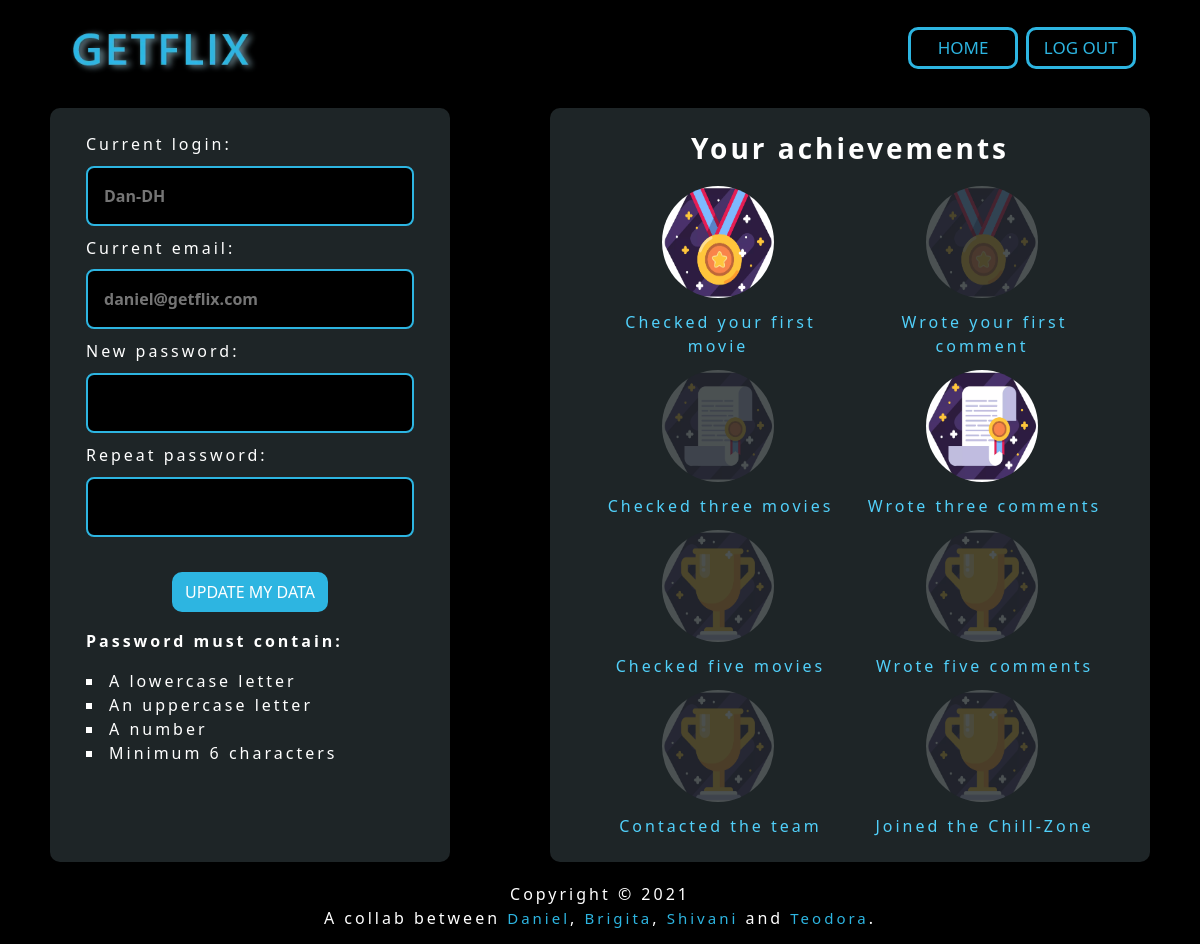
The app's page /Frontend/account.php (signed in), older data.
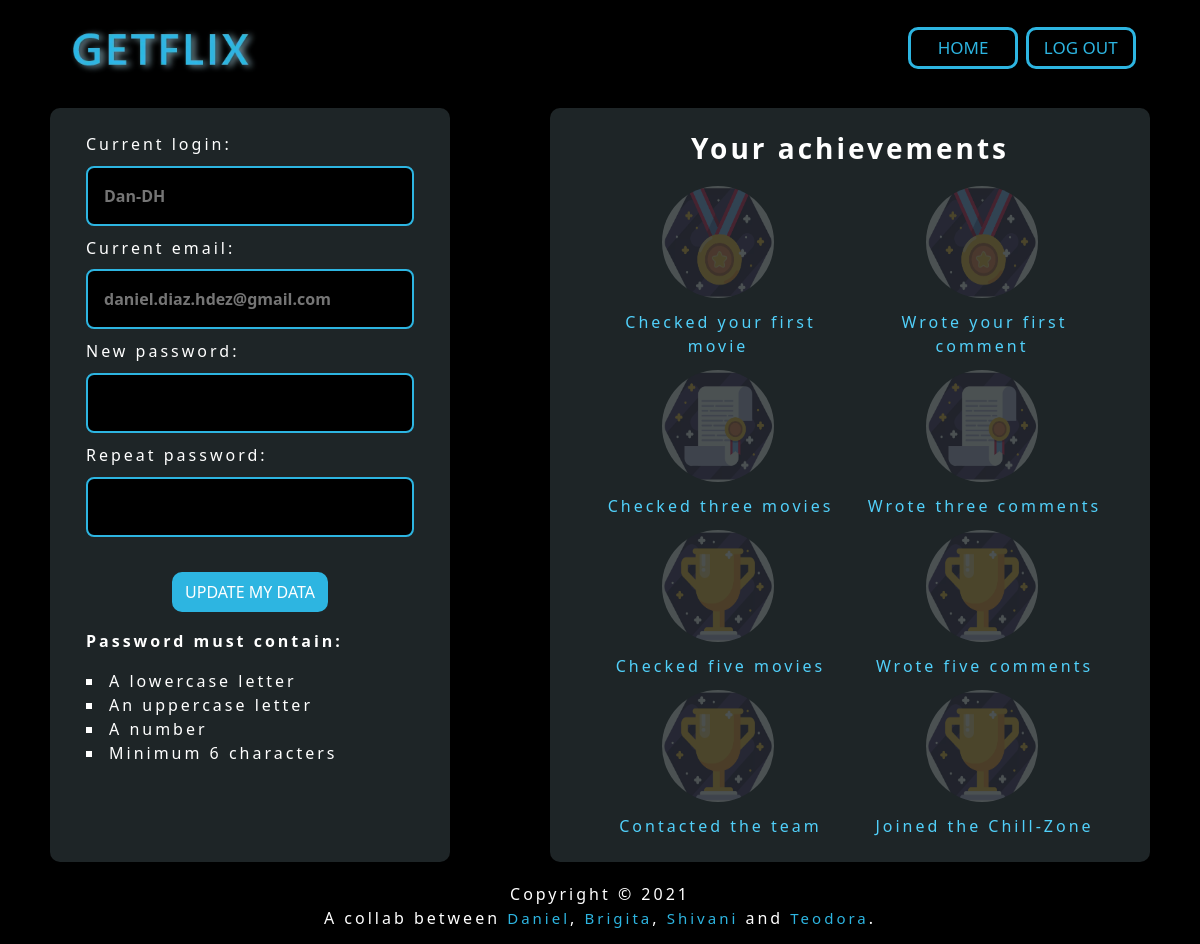
The same page, newer data.
### tables this page shows
CREATE TABLE users (
	userID int(10) not null primary key auto_increment,
	email varchar(255) not null,
	login varchar(255) not null,
	password varchar(255) not null,
	comment_count int(4) not null default 0,
	trailer_count int(4) not null default 0,
	acc_date datetime not null default now()
);

### Frontend/account.php (the view, shortened to what this page needs)
<?php
$database = new Database();
$db = $database->connect();
$user = $_SESSION['username'];
$query = "SELECT u.*, a.* FROM getflix.users u JOIN getflix.achievements a ON u.userID = a.userID WHERE u.login = '$user';";
$stmt = $db->prepare($query);
$stmt->execute();
$resultData = $stmt->fetch(PDO::FETCH_ASSOC);
?>
<!DOCTYPE html>
<html lang="en">
<head>
    <link href="https://cdn.jsdelivr.net/npm/bootstrap@5.0.2/dist/css/bootstrap.min.css" rel="stylesheet"
>
    <link rel="stylesheet" href="style-account.css">
</head>
<body>
    <div class="navbar">
        <a href="./main.php"><img src="../assets/Getflix.webp" width="200rem" height="80rem"></a>
        <div class="buttons">
            <a href="./main.php"><button type="button" id="home">Home</button></a>
            <a href="./index.php"><button type="button" id="logout">Log out</button></a>
        </div>
    </div>
<div class="row userform">
    <div class="col-12 col-md-4 containerForm">
        <form action="account.php" method="post">
            <label for="login">Current login:</label><br>
            <input type="text" class="inputfield" id="login" name="login" placeholder="<?php echo $resultData['login']?>" value=""><br>
            <label for="email">Current email:</label><br>
            <input type="text" class="inputfield" id="email" name="email" placeholder="<?php echo $resultData['email']?>" value=""><br>
            <label for="password">New password:</label><br>
            <input type="password" class="inputfield" id="password" name="password" pattern="(?=.*\d)(?=.*[a-z])(?=.*[A-Z]).{8,}" title="Must contain at least one number and one uppercase and lowercase letter, and at least 8 or more characters"><br>
            <label for="password2">Repeat password:</label><br>
            <input type="password" class="inputfield" id="password2" name="password2" pattern="(?=.*\d)(?=.*[a-z])(?=.*[A-Z]).{6,}" title="Must contain at least one number and one uppercase and lowercase letter, and at least 6 characters"><br>
            <div class="text-center">
                <button type="submit" class="submit">Update my data</button>
            </div>
        </form>
        <div id="message">
            <p class="passList"><b>Password must contain:</b></p>
            <ul class="passList">
                <li class="passList">A lowercase letter</li>
                <li class="passList">An uppercase letter</li>
                <li class="passList">A number</li>
                <li class="passList">Minimum 6 characters</li>
            </ul>
        </div>
    </div>
    <div class="col-12 col-md-6 containerAchievement">
        <div class="row rowAchievement">
            <h3>Your achievements</h3>
            <div class="col-6 col-md-6 achievementCol text-center">
                <img class="achievImage <?php echo $resultData["movie_achievement1"] ? 'trans' : ''; ?>" src="../assets/achievement1.webp" alt="Level 1" id="movie1"><br>
                <span>Checked your first movie</span><br>
                <img class="achievImage <?php echo $resultData["movie_achievement3"] ? 'trans' : ''; ?>" src="../assets/achievement2.webp" alt="Level 2" id="movie3"><br>
                <span>Checked three movies</span><br>
                <img class="achievImage <?php echo $resultData["movie_achievement5"] ? 'trans' : ''; ?>" src="../assets/achievement3.webp" alt="Level 3" id="movie5"><br>
                <span>Checked five movies</span><br>
                <img class="achievImage <?php echo $resultData["contact_achievement"] ? 'trans' : ''; ?>" src="../assets/achievement3.webp" alt="Level 1" id="contact"><br>
                <span>Contacted the team</span>
            </div>
            <div class="col-6 col-md-6 achievementCol">
                <img class="achievImage <?php echo $resultData["comment_achievement1"] ? 'trans' : ''; ?>" src="../assets/achievement1.webp" alt="Level 1" id="comment1"><br>
                <span>Wrote your first comment</span><br>
                <img class="achievImage <?php echo $resultData["comment_achievement3"] ? 'trans' : ''; ?>" src="../assets/achievement2.webp" alt="Level 1" id="comment3"><br>
                <span>Wrote three comments</span><br>
                <img class="achievImage <?php echo $resultData["comment_achievement5"] ? 'trans' : ''; ?>" src="../assets/achievement3.webp" alt="Level 1" id="comment5"><br>
                <span>Wrote five comments</span><br>
                <img class="achievImage <?php echo $resultData["account_achievement"] ? 'trans' : ''; ?>" src="../assets/achievement3.webp" alt="Level 1" id="all"><br>
                <span>Joined the Chill-Zone</span>
            </div>
        </div>
    </div>
</div>
    <footer id="footer">
        <div class="container text-center">
            <div class="row d-flex">
                <div class="col order-md-2 d-none d-sm-block">
                    A collab between <a class="navig-link2" href="https://github.com/Dan-DH" target="_blank"
                        rel="noopener">Daniel</a>, <a class=" navig-link2" href="https://github.com/Brigilets"
                        target="_blank" rel="noopener">Brigita</a>, <a class=" navig-link2"
                        href="https://github.com/ShivaniKhatri96/" target="_blank" rel="noopener">Shivani</a> and <a
                        class=" navig-link2" href="https://github.com/teo-cozma" target="_blank"
                        rel="noopener">Teodora</a>.
                </div>
                <div class="col col-md-12 mt-2 order-md-1">
                    Copyright &#169; 2021
                </div>
            </div>
        </div>
    </footer>
</body>
</html>

### Frontend/style-account.css (style rules this page uses)
body { background: black; color: white; margin: 0; font-family: "Segoe UI", Tahoma, Geneva, Verdana, sans-serif; letter-spacing: 3px; }
.navbar { margin: 0em 4em; display: flex; justify-content: space-between; align-items: center; color: white; }
a, a:hover, a:focus, a:active { text-decoration: none; }
.userform { margin: 5% 0; }
button { font-family: "Segoe UI", Tahoma, Geneva, Verdana, sans-serif; font-size: 17px; height: 2.5em; border: 3px solid; border-radius: 10px; text-transform: uppercase; background-color: black; color: #2db5e1; border-color: #2db5e1; }
#home, #logout { width: 6.5em; }
.submit { margin-top: 3%; margin-bottom: 5%; background-color: #2db5e1; color: white; border-color: #2db5e1; font-size: 16px; padding-left: 10px; padding-right: 10px; }
a { text-decoration: none; color: #2db5e1; font-size: 15px; }
.inputfield { min-width: 100%; max-width: 100%; margin: 3% 0; padding: 1em; border: 2px solid #2db5e1; background-color: black; color: #51d0fa; font-weight: bold; border-radius: 8px; }
.passList { list-style: square inside; padding: 0; }
.containerForm, .containerAchievement { background-color: #7d9ba53d; margin: 0 auto; border-radius: 10px; padding: 2% 3%; }
.containerAchievement { display: flex; align-items: center; }
.achievImage { margin: 5% 0; border-radius: 50%; width: 7em; height: 7em; opacity: 0.2; }
.rowAchievement { width: 100%; margin: 0; text-align: center; }
.achievementCol { text-align: center; }
h3 { font-weight: bold; }
span { color: #51d0fa; padding-left: 5px; display: none; }
#footer { width: 100%; height: 70px; }
@media (min-width: 768px) { .userform { margin: 1% 0; } }
@media (min-width: 768px) { span { display: inline; } }
.trans { opacity: 1; }

Row changes from the older to the newer data that the page shows:
changed users "Dan-DH": email "daniel@getflix.com" → "daniel.diaz.hdez@gmail.com"
